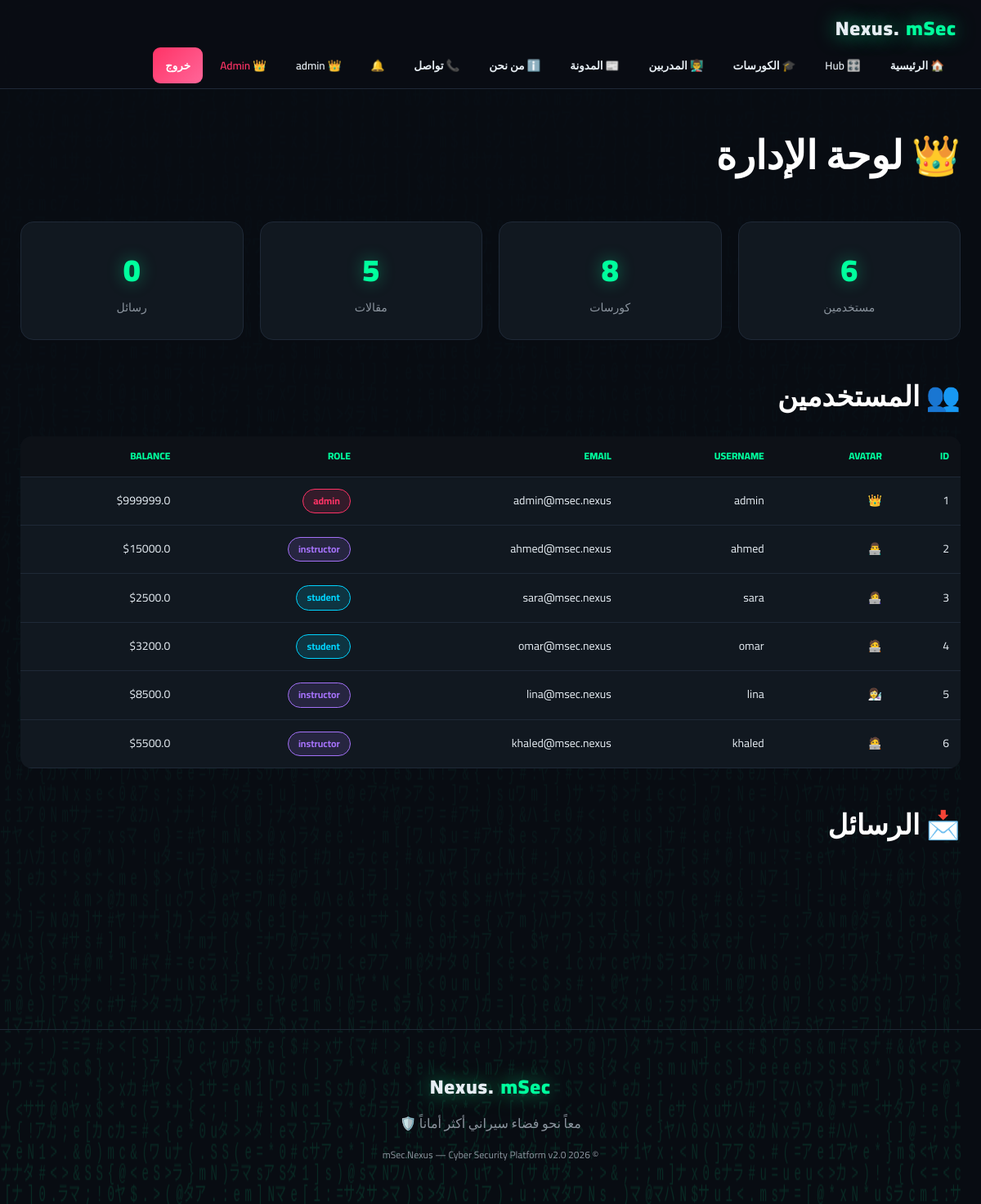
The page /admin (signed in) on the database its author committed.
### tables this page shows
CREATE TABLE users (id INTEGER PRIMARY KEY AUTOINCREMENT, username TEXT UNIQUE, email TEXT, password TEXT, fullname TEXT, role TEXT DEFAULT 'student', avatar TEXT DEFAULT '👤', bio TEXT, balance REAL DEFAULT 0, created TEXT);

### app.py (the view)
@app.route('/admin')
@admin_required
def admin():
    stats = {'users':q("SELECT COUNT(*) FROM users")[0][0],'courses':q("SELECT COUNT(*) FROM courses")[0][0],
             'articles':q("SELECT COUNT(*) FROM articles")[0][0],'messages':q("SELECT COUNT(*) FROM messages WHERE read=0")[0][0]}
    return render_template('admin.html', stats=stats, users=q("SELECT * FROM users"), msgs=q("SELECT * FROM messages ORDER BY date DESC"))

### app.py (called while the page is built)
def db():
    if 'db' not in g: g.db = sqlite3.connect(DB)
    return g.db

def q(sql, params=None):
    c = db().cursor()
    if params: c.execute(sql, params)
    else: c.execute(sql)
    r = c.fetchall(); db().commit(); return r

def admin_required(f):
    @wraps(f)
    def wrap(*a, **k):
        if session.get('role') != 'admin': return redirect('/')
        return f(*a, **k)
    return wrap

@app.context_processor
def inject():
    notif_count = 0
    if 'user' in session:
        try: notif_count = q(f"SELECT COUNT(*) FROM notifications WHERE user='{session['user']}' AND read=0")[0][0]
        except: pass
    return dict(session=session, notif_count=notif_count, year=2026)

### templates/admin.html (shortened to what this page needs)
{% extends 'base.html' %}{% block content %}
<h1>👑 لوحة الإدارة</h1>
<div class="stats">
<div class="stat"><span class="num">{{ stats.users }}</span><span class="lbl">مستخدمين</span></div>
<div class="stat"><span class="num">{{ stats.courses }}</span><span class="lbl">كورسات</span></div>
<div class="stat"><span class="num">{{ stats.articles }}</span><span class="lbl">مقالات</span></div>
<div class="stat"><span class="num">{{ stats.messages }}</span><span class="lbl">رسائل</span></div>
</div>
<h2>👥 المستخدمين</h2>
<table><tr><th>ID</th><th>Avatar</th><th>Username</th><th>Email</th><th>Role</th><th>Balance</th></tr>
{% for u in users %}<tr><td>{{ u[0] }}</td><td>{{ u[6] }}</td><td>{{ u[1] }}</td><td>{{ u[2] }}</td><td><span class="badge badge-{{ u[5] }}">{{ u[5] }}</span></td><td>${{ u[8] }}</td></tr>{% endfor %}
</table>
<h2 style="margin-top:40px">📩 الرسائل</h2>
{% endblock %}

### static/css/style.css (style rules this page uses)
* { margin:0;padding:0;box-sizing:border-box;font-family:'Cairo','Segoe UI',sans-serif }
:root { --bg:#0a0e14;--bg2:#0d1117;--card:#111820;--border:#1f2937;--neon:#00ff9d;--neon2:#00d4ff;--purple:#a371f7;--red:#ff3366;--text:#e6edf3;--muted:#8b949e }
html { scroll-behavior:smooth }
body { background:var(--bg);color:var(--text);min-height:100vh;overflow-x:hidden;line-height:1.7 }
h1,h2,h3,h4 { color:#fff;margin-bottom:20px;font-weight:800 }
h1 { font-size:clamp(28px,5vw,48px) }
h2 { font-size:clamp(22px,3.5vw,34px) }
.badge { display:inline-block;padding:4px 12px;background:rgba(0,255,157,.15);border:1px solid var(--neon);border-radius:20px;font-size:12px;color:var(--neon);font-weight:700 }
.badge-admin { background:rgba(255,51,102,.15);border-color:var(--red);color:var(--red) }
.badge-instructor { background:rgba(163,113,247,.15);border-color:var(--purple);color:var(--purple) }
.badge-student { background:rgba(0,212,255,.15);border-color:var(--neon2);color:var(--neon2) }
.stats { display:grid;grid-template-columns:repeat(auto-fit,minmax(180px,1fr));gap:20px;margin:40px 0 }
.stat { background:var(--card);border:1px solid var(--border);border-radius:16px;padding:26px;text-align:center;transition:.3s }
.stat .num { font-size:38px;font-weight:900;color:var(--neon);display:block;text-shadow:0 0 20px rgba(0,255,157,.4) }
.stat .lbl { color:var(--muted);font-size:14px;margin-top:6px }
table { width:100%;border-collapse:collapse;background:var(--card);border-radius:14px;overflow:hidden;margin:20px 0 }
th,td { padding:14px;text-align:right;border-bottom:1px solid var(--border);font-size:14px }
th { background:var(--bg2);color:var(--neon);font-weight:800;font-size:12px;text-transform:uppercase }

### rows shown on the page
users: id "1", avatar "👑", username "admin", email "admin@msec.nexus", role "admin", balance "999999.0"
users: id "2", avatar "👨‍💻", username "ahmed", email "ahmed@msec.nexus", role "instructor", balance "15000.0"
users: id "3", avatar "👩‍💻", username "sara", email "sara@msec.nexus", role "student", balance "2500.0"
users: id "4", avatar "🧑‍💻", username "omar", email "omar@msec.nexus", role "student", balance "3200.0"
users: id "5", avatar "👩‍🔬", username "lina", email "lina@msec.nexus", role "instructor", balance "8500.0"
users: id "6", avatar "🧑‍💻", username "khaled", email "khaled@msec.nexus", role "instructor", balance "5500.0"

### other values the page prints
{{ session.avatar }} "👑"
{{ session.user }} "admin"
{{ stats.users }} "6"
{{ stats.courses }} "8"
{{ stats.articles }} "5"
{{ stats.messages }} "0"
